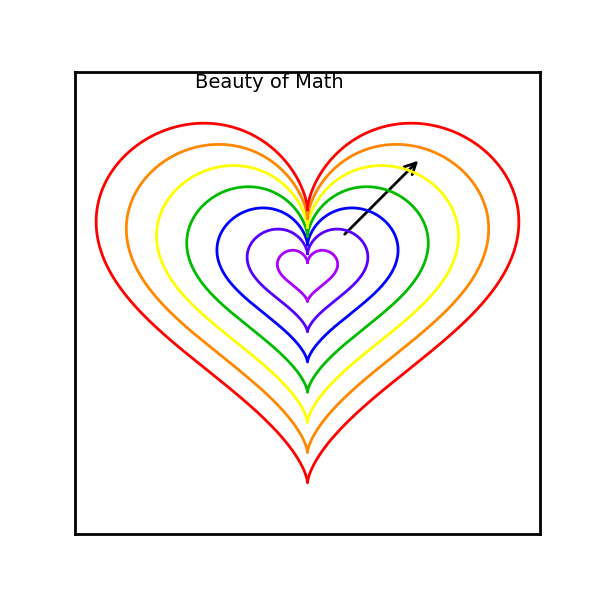

This figure's Python source:
import numpy as np
import matplotlib.pyplot as plt
from matplotlib.patches import FancyArrowPatch

# Parametric heart
t = np.linspace(0, 2*np.pi, 1000)
x = 16 * (np.sin(t))**3
y = 13*np.cos(t) - 5*np.cos(2*t) - 2*np.cos(3*t) - np.cos(4*t)

# Normalize & scale
x = 1.5 * x / np.max(np.abs(x))
y = 1.5 * y / np.max(np.abs(y))

# Colors (MATLAB order reversed as in your code)
myColor = ['#F00','#F80','#FF0','#0B0','#00F','#50F','#A0F'][::-1]

# Plot setup
plt.figure(figsize=(6,6))
numOfHeart = 7
step = 1/numOfHeart

# Concentric hearts
for ii in range(1, numOfHeart+1):
    plt.plot(ii*step*x, ii*step*y, linewidth=2, color=myColor[ii-1])

# Cupid arrow
arrow = FancyArrowPatch((0.25, 0.25), (0.80, 0.80),
                        arrowstyle='->', mutation_scale=20,
                        linewidth=2, color='k')
plt.gca().add_patch(arrow)

# Title
plt.text(-0.8, 1.3, 'Beauty of Math', fontsize=14)

# Axis settings
plt.axis('equal')
plt.xticks([])
plt.yticks([])
plt.gca().set_frame_on(True)
plt.gca().spines['top'].set_linewidth(2)
plt.gca().spines['bottom'].set_linewidth(2)
plt.gca().spines['left'].set_linewidth(2)
plt.gca().spines['right'].set_linewidth(2)

plt.savefig("heartShape.png") # save as PNG
# plt.show() # optional
